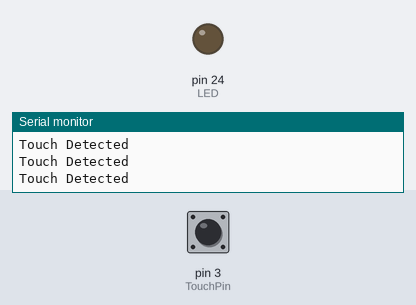
A sketch run on a simulated Arduino Mega 2560, built with avr-gcc and run on an emulated ATmega2560. Shown: output pins drawn as LEDs (lit = HIGH), the last lines printed to the serial monitor. The test bench sets the inputs (shaded band); at power-on: pin 3 (TouchPin) HIGH.

Above: at 1.2 s.
1.3 s: pin 3 (TouchPin) pulled LOW for 0.15 s
At 1.4 s:
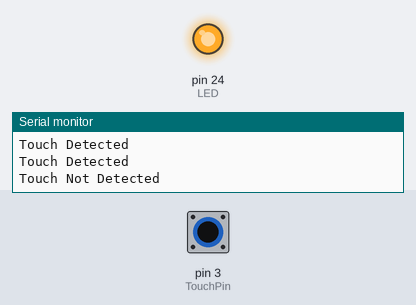
3.0 s: pin 3 (TouchPin) pulled LOW for 3.2 s
At 7.0 s:
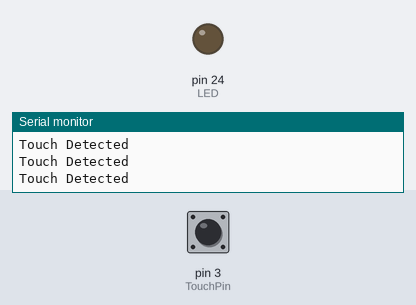
Timing chart, 0 to 8.5 s (numbered marks = the images above; inputs shaded):
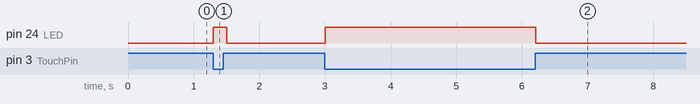

Measured:
- after the input at 1.3 s, pin 24 (LED): LOW → HIGH at once, → LOW 0.20 s later
- after the input at 3.0 s, pin 24 (LED): LOW → HIGH at once, → LOW 3.2 s later

The sketch:

CapTouch_Sensor2.ino
```cpp
// Welcome to Aviyan's Thoughts

int TouchPin = 3; // define the Touch pin on GPIO 3
int LED = 24; // define the LED pin on GPIO 24
int val = 0;

void setup() {
  pinMode (TouchPin, INPUT);
  pinMode (LED, OUTPUT);
  Serial.begin (9600);
}

void loop() {
 val=digitalRead(TouchPin);
 if (val == LOW){
 digitalWrite(LED, HIGH);
 Serial.println ("Touch Not Detected");
 }
 else
 {
 digitalWrite(LED, LOW);
 Serial.println ("Touch Detected");
 }
 delay(100);

}
```
